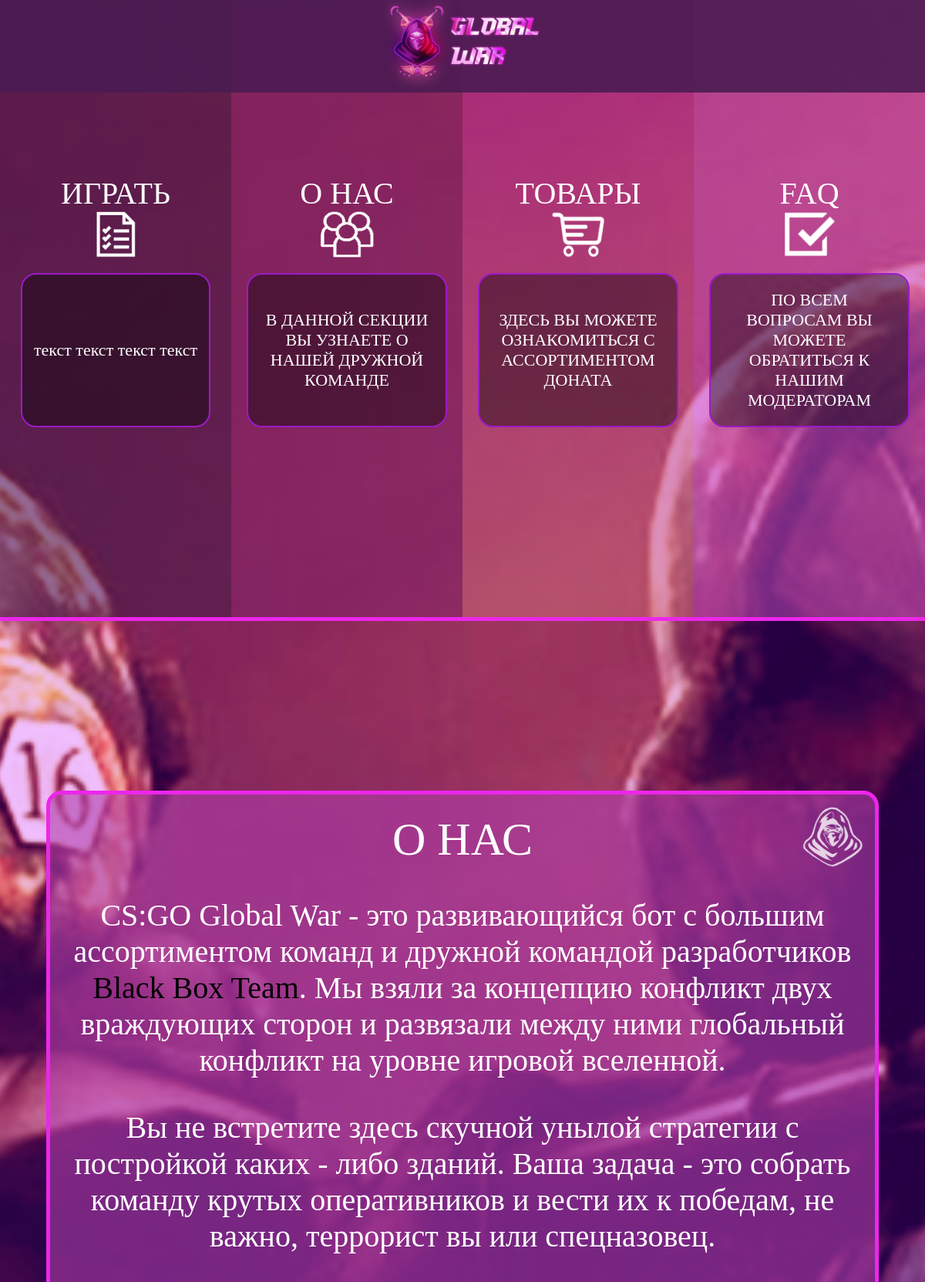
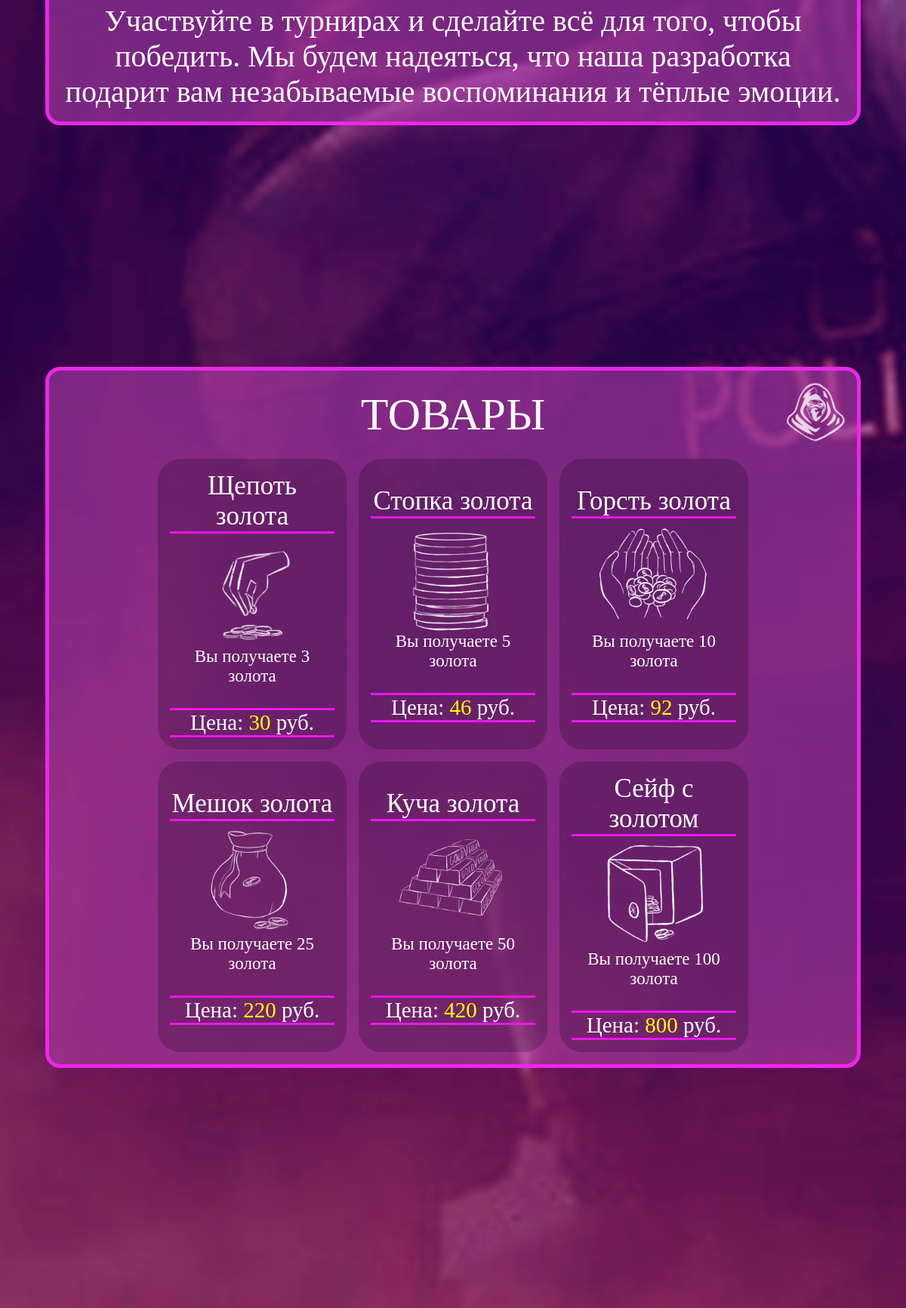
The page / (upper part) on the database its author committed (2 pictures, top to bottom).
### main/models.py (models this page shows, shortened)
class MenuContent(models.Model):
    key = models.CharField('ключ', max_length=150)
    value = models.TextField('значение', max_length=500)
    picture = models.ImageField('картинка', upload_to = 'pictures/icons/menu')
    class Meta:
        verbose_name = 'контент'
        verbose_name_plural = 'контент секции "Меню"'
        ordering = ['pk']

class AboutContent(models.Model):
    key = models.CharField('ключ', max_length=150)
    value = models.TextField('значение', max_length=2300)
    class Meta:
        verbose_name = 'контент'
        verbose_name_plural = 'контент секции "О нас"'
        ordering = ['pk']

### shop/models.py (models this page shows, shortened)
class Product(models.Model):
    title = models.CharField('название', max_length=150)
    subscription = models.CharField('описание', max_length=500)
    picture = models.ImageField('иконка', upload_to='icons/product')
    cost = models.IntegerField('цена', validators=[MinValueValidator(0)])
    amount = models.IntegerField('количество выдаваемого золота', validators=[MinValueValidator(0)])
    class Meta:
        verbose_name = 'товар'
        verbose_name_plural = 'товары'
        ordering = ['cost']

### main/views.py (the view)
# urls.py: path('', views.index, name = 'home'),
def index(request):
    if request.method == "POST":
        data = request.POST
        if 'nickname' in data.keys() and 'productId' in data.keys():
            pay_url = Product.get_pay_url(data['nickname'], data['productId'])
            return redirect(pay_url)
        else:
            return redirect(reverse('home'))
    else:
        context = {
            'menu': {
                'about': MenuContent.objects.get(id=2),
                'shop': MenuContent.objects.get(id=3),
                'faq': MenuContent.objects.get(id=4),
                'game': MenuContent.objects.get(id=5),
            },
            'page': {
                'about': AboutContent.objects.get(id=1)
            },
            'products': Product.objects.all(),
            'questions': Question.objects.all(),
        }
        return render(request, 'main/index.html', context)

### main/templates/main/index.html (shortened to what this page needs)
{% load static %}
<!DOCTYPE html>
<html lang="ru">
<head>
    <link rel="stylesheet" href="{% static 'css/main.css' %}">
    <link rel="stylesheet" href="{% static 'css/index.css' %}">
    <link rel="stylesheet" href="{% static 'css/media.css' %}">
    <link rel="stylesheet" href="{% static 'css/modal.css' %}">
</head>
<body>
<div class="container">
    <header>
        <a href="#" class="logoBlock">
            <img id="logo" src="{% static '/img/logo.png' %}" alt="logo">
        </a>
    </header>
    <div class="menu">
        <div class="button game">
            <h1 class="title">{{menu.game.key}}</h1>
            <img class="icon" src="media/{{ menu.game.picture }}" alt="icon">
            <p class="text">{{menu.game.value}}</p>
        </div>
        <div class="button about">
            <h1 class="title">{{menu.about.key}}</h1>
            <img class="icon" src="media/{{ menu.about.picture }}" alt="icon">
            <p class="text">{{menu.about.value}}</p>
        </div>
        <div class="button shop">
            <h1 class="title">{{menu.shop.key}}</h1>
            <img class="icon" src="media/{{ menu.shop.picture }}" alt="icon">
            <p class="text">{{menu.shop.value}}</p>
        </div>
        <div class="button faq">
            <h1 class="title">{{menu.faq.key}}</h1>
            <img class="icon" src="media/{{ menu.faq.picture }}" alt="icon">
            <p class="text">{{menu.faq.value}}</p>
        </div>
    </div>
    <div class="blocks">
        <section class="content-block about">
            <div class="block-logo">
                <img src="{% static 'img/logo-block.png' %}" alt="logo">
            </div>
            <h2 class="title">{{menu.about.key}}</h2>
            <div class="content">
                <div class="text">
                    {{ page.about.value|safe|escape }}
                </div>
            </div>
        </section>
        <section class="shop content-block">
            <div class="block-logo">
                <img src="{% static 'img/logo-block.png' %}" alt="logo">
            </div>
            <h2 class="title">{{menu.shop.key}}</h2>
            <div class="content">
                <div class="products">
                    {% for product in products %}
                    <div class="product" data-id="{{ product.id }}">
                        <h3 class="title-product">{{ product.title }}</h3>
                        <img src="media/{{ product.picture }}" class="icon" alt="icon">
                        <p class="subscription">{{ product.subscription }}</p>
                        <p class="cost">Цена: <yellow>{{ product.cost }}</yellow> руб.</p>
                    </div>
                    {% endfor %}
                </div>
            </div>
        </section>
    </div>
</div>
</body>
</html>

### main/static/css/main.css (style rules this page uses)
* { padding: 0; margin: 0; box-sizing: border-box; font-family: Tought-Sans; font-weight: lighter; }
* { -moz-user-select: none; -khtml-user-select: none; -webkit-user-select: none; -ms-user-select: none; user-select: none; }
body { display: flex; justify-content: center; overflow: auto; }
.container { min-width: 375px; width: 100%; min-height: 300vh; background-image: url('/static/img/top-bg.png'); background-attachment: fixed; background-position: center; background-size: cover; background-repeat: no-repeat; }
header { display: flex; align-items: center; justify-content: center; height: 120px; width: 100%; background-color: rgb(75, 28, 83, 0.9); z-index: 2; }
header .logoBlock { cursor: pointer; }
header .logoBlock img { height: 120px; }
yellow { color: yellow; }
black { color: black; }

### main/static/css/index.css (style rules this page uses)
.menu { display: flex; width: 100%; color: white; border-bottom: #ec26eb solid 5px; }
.menu .button { display: flex; flex-direction: column; justify-content: center; align-items: center; cursor: pointer; }
.menu img.icon { width: 70px; height: 60px; }
.menu .title { font-size: 40px; }
.menu .text { display: flex; align-items: center; margin: 20px; text-align: center; padding: 25px 15px; height: 200px; font-size: 22px; border-radius: 20px; border: rgb(157, 26, 200) solid 2px; background-color: rgb(0, 0, 0, 0.4); }
.menu .game { background-color: rgb(59, 26, 71, 0.5); }
.menu .about { background-color: rgb(127, 37, 107, 0.5); }
.menu .shop { background: linear-gradient(rgb(187, 42, 163, 0.5), rgb(204, 108, 120, 0.5)) }
.menu .faq { background-color: rgb(204, 82, 193, 0.5); }
.blocks { display: flex; flex-direction: column; align-items: center; }
.content-block { min-height: 80vh; max-width: 1560px; width: 100%; position: relative; background-color: rgb(175, 63, 171, 0.6); border: #ec26eb solid 5px; }
.content-block .title { font-size: 60px; text-align: center; margin: 0.4em; color: white; }
.content-block .content { margin: 1em; }
.content-block .block-logo { position: absolute; right: 15px; top: 15px; opacity: 0.8; }
.content-block .block-logo img { height: 80px; width: 80px; }
.about.content-block .text { font-size: 40px; text-align: center; color: white; }
.about.content-block p { margin-top: 1em; }
.shop.content-block .products { display: flex; gap: 1em; flex-wrap: wrap; justify-content: center; }
.shop.content-block .product { background-color: rgb(0, 0, 0, 0.2); padding: 1em; width: 250px; color: white; display: flex; justify-content: center; flex-direction: column; border-radius: 30px; cursor: pointer; }
.shop.content-block .product h3.title-product { font-size: 35px; width: 100%; text-align: center; border-bottom: 3px solid #ef15f0; }
.shop.content-block img.icon { height: 150px; align-self: center; }
.shop.content-block p.subscription { text-align: center; font-size: 23px; }
.shop.content-block p.cost { text-align: center; border-top: 3px solid #ef15f0; border-bottom: 3px solid #ef15f0; margin-top: 1em; font-size: 29px; }

### main/static/css/media.css (style rules this page uses)
@media screen and (min-width: 860px) { header { position: fixed; top: 0px; } }
@media screen and (min-width: 860px) { header .logoBlock { transition: all 0.1s ease; } }
@media screen and (min-width: 860px) { .menu .button { width: 33.33%; height: 100vh; transition: all 0.3s ease; } }
@media screen and (min-width: 860px) { .blocks { padding: 5vw; } }
@media screen and (min-width: 860px) { .content-block { margin: 20vh; border-radius: 20px; } }
@media screen and (min-width: 860px) { .content-block .block-logo img { height: 80px; width: 80px; transition: 0.5s ease; } }
@media screen and (min-width: 860px) { .about.content-block .text { font-size: 40px; } }
@media screen and (min-width: 860px) { .shop.content-block .product { transition: ease 0.3s; } }

### rows shown on the page
MenuContent: game.key "ИГРАТЬ", game.picture (picture), game.value "текст текст текст текст"
MenuContent: about.key "О НАС", about.picture (picture), about.value "В ДАННОЙ СЕКЦИИ ВЫ УЗНАЕТЕ О НАШЕЙ ДРУЖНОЙ КОМАНДЕ"
MenuContent: shop.key "ТОВАРЫ", shop.picture (picture), shop.value "ЗДЕСЬ ВЫ МОЖЕТЕ ОЗНАКОМИТЬСЯ С АССОРТИМЕНТОМ ДОНАТА"
MenuContent: faq.key "FAQ", faq.picture (picture), faq.value "ПО ВСЕМ ВОПРОСАМ ВЫ МОЖЕТЕ ОБРАТИТЬСЯ К НАШИМ МОДЕРАТОРАМ"
AboutContent: about.value "CS:GO Global War - это развивающийся бот с большим ассортиментом команд и дружной командой разработчиков Black Box Team . Мы взяли за концепцию конфликт двух враждующих сторон и развязали между ними глобальный конфликт на уровне игровой вселенной. Вы не встретите здесь скучной унылой стратегии с постройкой каких - либо зданий. Ваша задача - это собрать команду крутых оперативников и вести их к победам, не важно, террорист вы или спецназовец. Участвуйте в турнирах и сделайте всё для того, чтобы победить. Мы будем надеяться, что наша разработка подарит вам незабываемые воспоминания и тёплые эмоции."
Product: title "Щепоть золота", picture (picture), subscription "Вы получаете 3 золота", cost "30"
Product: title "Стопка золота", picture (picture), subscription "Вы получаете 5 золота", cost "46"
Product: title "Горсть золота", picture (picture), subscription "Вы получаете 10 золота", cost "92"
Product: title "Мешок золота", picture (picture), subscription "Вы получаете 25 золота", cost "220"
Product: title "Куча золота", picture (picture), subscription "Вы получаете 50 золота", cost "420"
Product: title "Сейф с золотом", picture (picture), subscription "Вы получаете 100 золота", cost "800"
